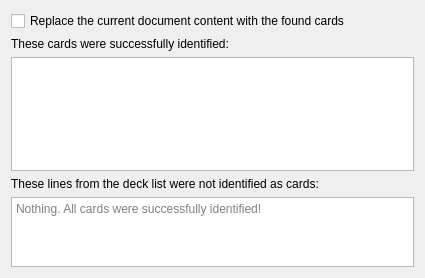
<?xml version="1.0" encoding="UTF-8"?>
<ui version="4.0">
 <class>WizardPage</class>
 <widget class="QWizardPage" name="WizardPage">
  <property name="geometry">
   <rect>
    <x>0</x>
    <y>0</y>
    <width>425</width>
    <height>278</height>
   </rect>
  </property>
  <property name="title">
   <string>Import a deck list for printing</string>
  </property>
  <property name="subTitle">
   <string>Below is the parsing result. The table on top shows all identified cards. You can change printing choices by double-clicking the Set or Collector# cells. The text field at the bottom shows all unidentified lines, that were not successfully parsed as cards.</string>
  </property>
  <layout class="QVBoxLayout" name="verticalLayout">
   <item>
    <widget class="QCheckBox" name="should_replace_document">
     <property name="toolTip">
      <string>If checked, clear all cards in the current document, replacing everything with the list below.
If unchecked, append the cards found below to the document.</string>
     </property>
     <property name="text">
      <string>Replace the current document content with the found cards</string>
     </property>
     <property name="icon">
      <iconset theme="document-replace">
       <normaloff>.</normaloff>.</iconset>
     </property>
    </widget>
   </item>
   <item>
    <widget class="QLabel" name="parsed_cards_label">
     <property name="text">
      <string>These cards were successfully identified:</string>
     </property>
    </widget>
   </item>
   <item>
    <widget class="QTableView" name="parsed_cards_table">
     <property name="sizePolicy">
      <sizepolicy hsizetype="Expanding" vsizetype="Expanding">
       <horstretch>0</horstretch>
       <verstretch>65</verstretch>
      </sizepolicy>
     </property>
     <property name="sizeAdjustPolicy">
      <enum>QAbstractScrollArea::AdjustToContents</enum>
     </property>
     <property name="alternatingRowColors">
      <bool>true</bool>
     </property>
     <property name="sortingEnabled">
      <bool>true</bool>
     </property>
     <attribute name="horizontalHeaderDefaultSectionSize">
      <number>110</number>
     </attribute>
    </widget>
   </item>
   <item>
    <widget class="QLabel" name="unsuccessful_lines_label">
     <property name="text">
      <string>These lines from the deck list were not identified as cards:</string>
     </property>
    </widget>
   </item>
   <item>
    <widget class="QTextBrowser" name="unparsed_lines_text">
     <property name="sizePolicy">
      <sizepolicy hsizetype="Expanding" vsizetype="Expanding">
       <horstretch>0</horstretch>
       <verstretch>35</verstretch>
      </sizepolicy>
     </property>
     <property name="sizeAdjustPolicy">
      <enum>QAbstractScrollArea::AdjustToContents</enum>
     </property>
     <property name="acceptRichText">
      <bool>false</bool>
     </property>
     <property name="placeholderText">
      <string>Nothing. All cards were successfully identified!</string>
     </property>
     <property name="openLinks">
      <bool>false</bool>
     </property>
    </widget>
   </item>
  </layout>
 </widget>
 <resources/>
 <connections/>
</ui>
